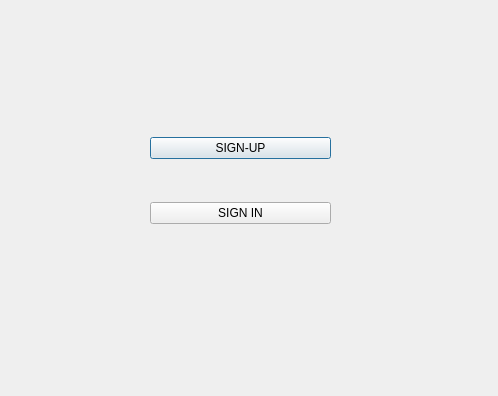
<?xml version="1.0" encoding="UTF-8"?>
<ui version="4.0">
 <class>admin_mainmenu</class>
 <widget class="QDialog" name="admin_mainmenu">
  <property name="geometry">
   <rect>
    <x>0</x>
    <y>0</y>
    <width>498</width>
    <height>396</height>
   </rect>
  </property>
  <property name="windowTitle">
   <string>Dialog</string>
  </property>
  <widget class="QWidget" name="layoutWidget">
   <property name="geometry">
    <rect>
     <x>150</x>
     <y>100</y>
     <width>181</width>
     <height>161</height>
    </rect>
   </property>
   <layout class="QVBoxLayout" name="verticalLayout">
    <item>
     <widget class="QPushButton" name="pushButton_SIGNUP">
      <property name="text">
       <string>SIGN-UP</string>
      </property>
     </widget>
    </item>
    <item>
     <widget class="QPushButton" name="pushButton_SIGNIN">
      <property name="mouseTracking">
       <bool>true</bool>
      </property>
      <property name="focusPolicy">
       <enum>Qt::StrongFocus</enum>
      </property>
      <property name="text">
       <string>SIGN IN</string>
      </property>
     </widget>
    </item>
   </layout>
  </widget>
 </widget>
 <resources/>
 <connections/>
</ui>
